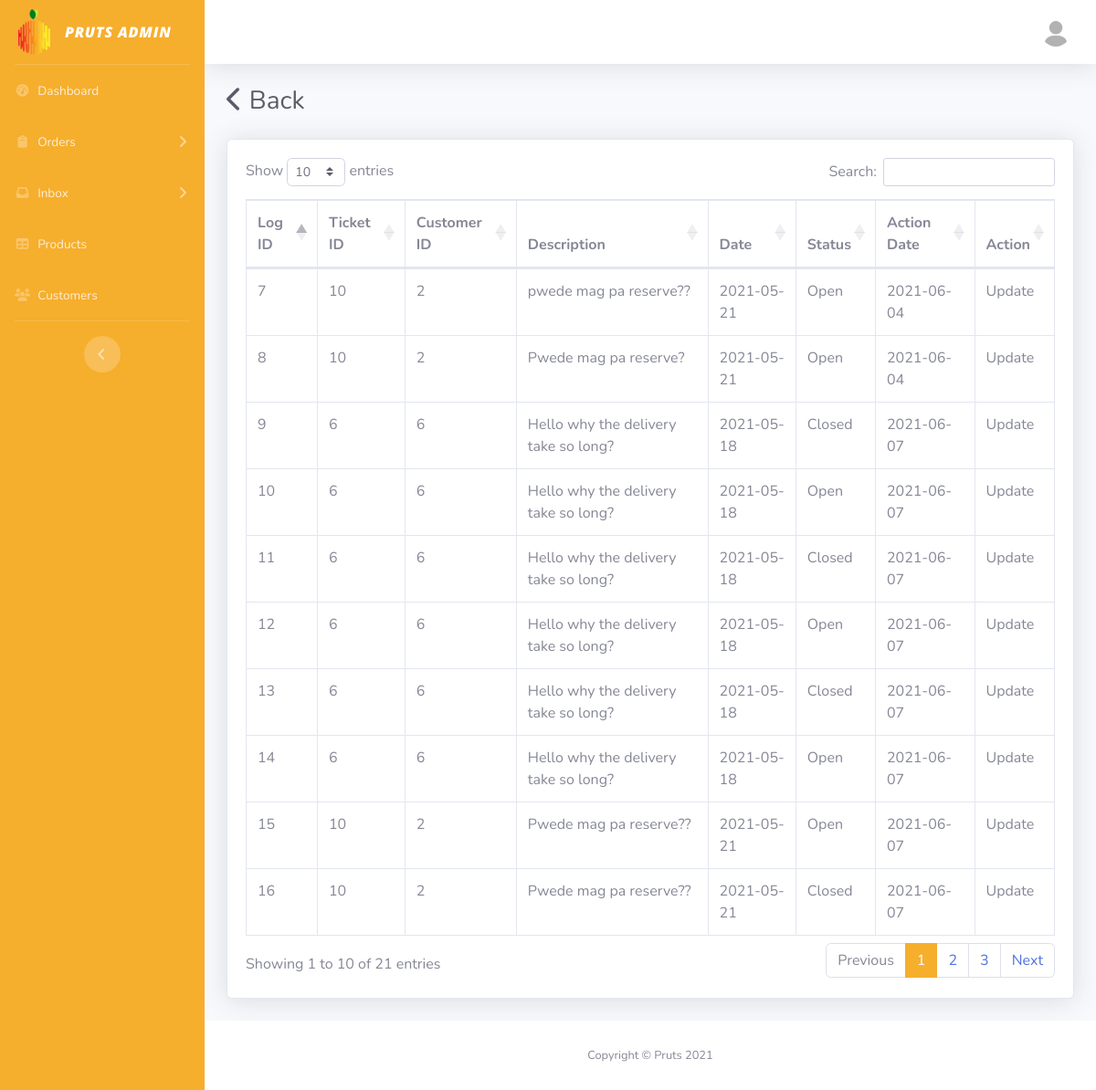
The page /admin_ticket_log.php on the database its author committed.
### tables this page shows
CREATE TABLE IF NOT EXISTS `ticket_log` (
  `id` int(10) NOT NULL AUTO_INCREMENT,
  `ticketId` int(10) NOT NULL,
  `customerId` int(10) NOT NULL,
  `description` varchar(255) NOT NULL,
  `date` date NOT NULL,
  `status` varchar(10) NOT NULL,
  `actionDate` date NOT NULL,
  `action` varchar(10) NOT NULL,
  PRIMARY KEY (`id`)
);

### admin_ticket_log.php (the view, shortened to what this page needs)
<?php
include("config.php");
$conn = new mysqli($servername, $username, $password, $dbname);
?>
<!DOCTYPE html>
<html>
<head>
    <link href="vendor/fontawesome-free/css/all.min.css" rel="stylesheet" type="text/css">
    <link href="css/style.css" rel="stylesheet">
    <link href="vendor/datatables/dataTables.bootstrap4.min.css" rel="stylesheet">
</head>
<body id="page-top">
    <div id="wrapper">
        <ul class="navbar-nav bg-gradient-primary sidebar sidebar-dark accordion" id="accordionSidebar">
            <a class="sidebar-brand d-flex align-items-center justify-content-center">
                <div class="sidebar-brand-icon">
                    <img src="img/logo.png">
                </div>
                <div class="sidebar-brand-text mx-3 logonocolor">Pruts Admin</div>
            </a>
            <hr class="sidebar-divider my-0">
            <li class="nav-item">
                <a class="nav-link" href="admin_dashboard.php">
                    <i class="fas fa-fw fa-tachometer-alt"></i>
                    <span>Dashboard</span></a>
            </li>
            <li class="nav-item">
                <a class="nav-link collapsed" href="#" data-toggle="collapse" data-target="#collapse1"
                    aria-expanded="true" aria-controls="collapseOne">
                    <i class="fas fa-fw fa-clipboard"></i>
                    <span>Orders</span>
                </a>
            </li>
            <li class="nav-item">
                <a class="nav-link collapsed" href="#" data-toggle="collapse" data-target="#collapse2"
                    aria-expanded="true" aria-controls="collapseTwo">
                    <i class="fas fa-fw fa-inbox"></i>
                    <span>Inbox</span>
                </a>
            </li>
            <li class="nav-item">
                <a class="nav-link" href="admin_products.php">
                    <i class="fas fa-fw fa-table"></i>
                    <span>Products</span></a>
            </li>
            <li class="nav-item">
                <a class="nav-link" href="admin_users.php">
                    <i class="fas fa-fw fa-users"></i>
                    <span>Customers</span></a>
            </li>
            <hr class="sidebar-divider d-none d-md-block">
            <div class="text-center d-none d-md-inline">
                <button class="rounded-circle border-0" id="sidebarToggle"></button>
            </div>
        </ul>
        <div id="content-wrapper" class="d-flex flex-column">
            <div id="content">
                <nav class="navbar navbar-expand navbar-light bg-white topbar mb-4 static-top shadow">
                    <ul class="navbar-nav ml-auto">
                        <li class="nav-item dropdown no-arrow">
                            <a class="nav-link dropdown-toggle" href="#" id="userDropdown" role="button" data-toggle="dropdown" aria-haspopup="true" aria-expanded="false">
                                <img class="img-profile rounded-circle" src="img/user.jpg">
                            </a>
                        </li>
                    </ul>
                </nav>
                <div class="container-fluid">
                    <div class="d-sm-flex align-items-center justify-content-between mb-4">
                        <a href="admin_inbox.php" style="text-decoration: none;">
                            <h1 class="h3 mb-0 text-gray-800"><i class="fa fa-chevron-left"></i> Back</h1>
                        </a>
                    </div>
                    <div>
                        <div class="card shadow mb-4">
                            <div class="card-body">
                                <?php $res = mysqli_query($conn, "SELECT * FROM `ticket_log` WHERE 1"); ?>
                                <div class="table-responsive">
                                    <table id="dataTable" class="table table-bordered">
                                        <thead>
                                            <tr>
                                                <th>Log ID</th>
                                                <th>Ticket ID</th>
                                                <th>Customer ID</th>
                                                <th>Description</th>
                                                <th>Date</th>
                                                <th>Status</th>
                                                <th>Action Date</th>
                                                <th>Action</th>
                                            </tr>
                                        </thead>
                                        <tbody>
                                            <?php while ($row = mysqli_fetch_assoc($res)) { ?>
                                                <tr>
                                                    <td>
                                                        <?= $row['id']; ?>
                                                    </td>
                                                    <td>
                                                        <?= $row['ticketId']; ?>
                                                    </td>
                                                    <td>
                                                        <?= $row['customerId']; ?>
                                                    </td>
                                                    <td>
                                                        <?= $row['description']; ?>
                                                    </td>
                                                    <td>
                                                        <?= $row['date']; ?>
                                                    </td>
                                                    <td>
                                                        <?= $row['status']; ?>
                                                    </td>
                                                    <td>
                                                        <?= $row['actionDate']; ?>
                                                    </td>
                                                    <td>
                                                        <?= $row['action']; ?>
                                                    </td>
                                                <?php } ?>
                                        </tbody>
                                    </table>
                                </div>
                            </div>
                        </div>
                    </div>
                </div>
            </div>
            <footer class="sticky-footer bg-white">
                <div class="container my-auto">
                    <div class="copyright text-center my-auto">
                        <span>Copyright &copy; Pruts 2021</span>
                    </div>
                </div>
            </footer>
        </div>
    </div>
</body>
</html>

### rows shown on the page
ticket_log: id "9", ticketId "6", customerId "6", description "Hello why the delivery take so long?", date "2021-05-18", status "Closed", actionDate "2021-06-07", action "Update"
ticket_log: id "8", ticketId "10", customerId "2", description "Pwede mag pa reserve?", date "2021-05-21", status "Open", actionDate "2021-06-04", action "Update"
ticket_log: id "7", ticketId "10", customerId "2", description "pwede mag pa reserve??", date "2021-05-21", status "Open", actionDate "2021-06-04", action "Update"
ticket_log: id "10", ticketId "6", customerId "6", description "Hello why the delivery take so long?", date "2021-05-18", status "Open", actionDate "2021-06-07", action "Update"
ticket_log: id "11", ticketId "6", customerId "6", description "Hello why the delivery take so long?", date "2021-05-18", status "Closed", actionDate "2021-06-07", action "Update"
ticket_log: id "12", ticketId "6", customerId "6", description "Hello why the delivery take so long?", date "2021-05-18", status "Open", actionDate "2021-06-07", action "Update"
ticket_log: id "13", ticketId "6", customerId "6", description "Hello why the delivery take so long?", date "2021-05-18", status "Closed", actionDate "2021-06-07", action "Update"
ticket_log: id "14", ticketId "6", customerId "6", description "Hello why the delivery take so long?", date "2021-05-18", status "Open", actionDate "2021-06-07", action "Update"
ticket_log: id "15", ticketId "10", customerId "2", description "Pwede mag pa reserve??", date "2021-05-21", status "Open", actionDate "2021-06-07", action "Update"
ticket_log: id "16", ticketId "10", customerId "2", description "Pwede mag pa reserve??", date "2021-05-21", status "Closed", actionDate "2021-06-07", action "Update"
